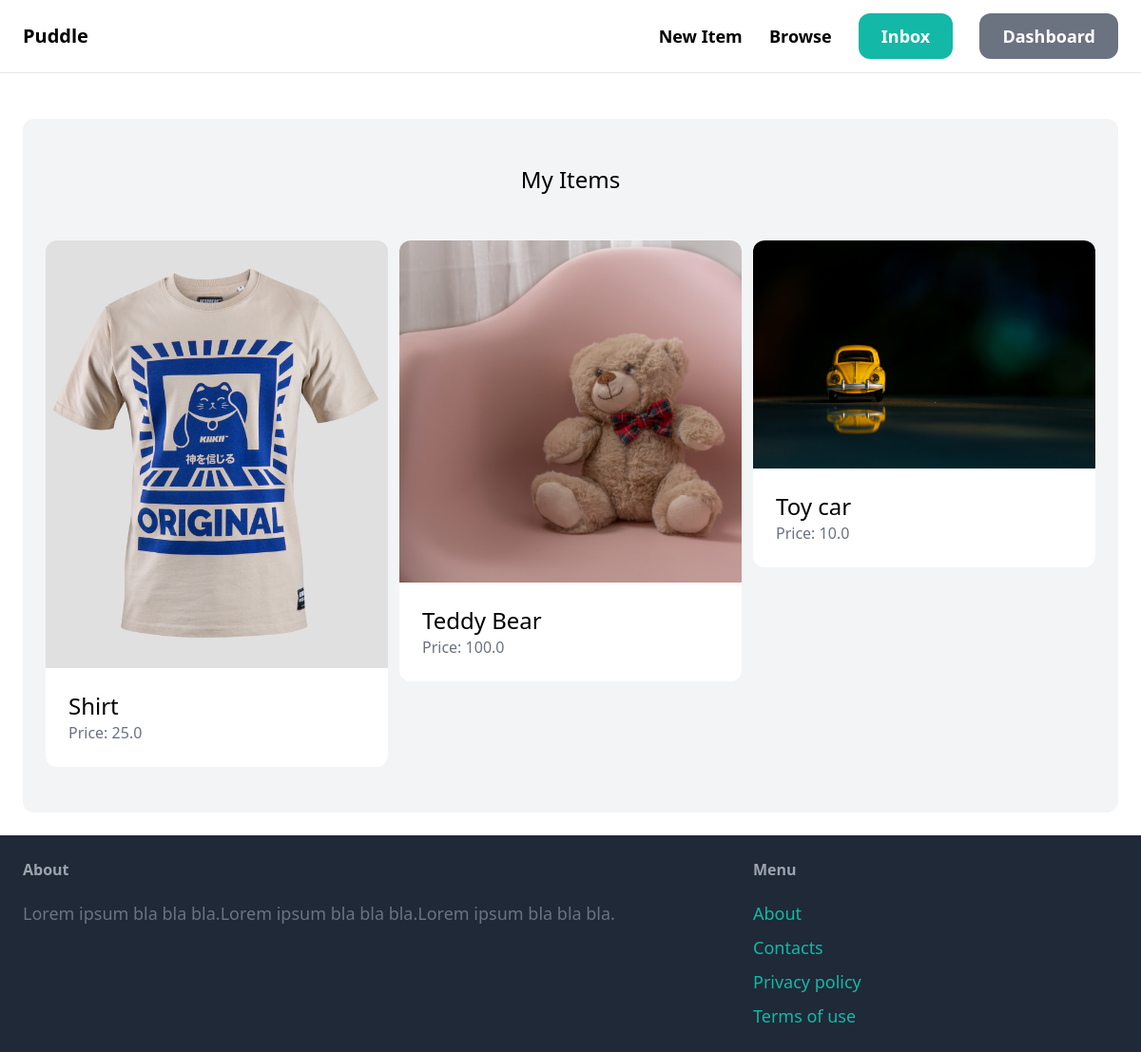
The page /dashboard/ (signed in) on the database its author committed.
### item/models.py (models this page shows, shortened)
class Items(models.Model):
    category = models.ForeignKey(Category, related_name='items', on_delete=models.CASCADE)
    name = models.CharField(max_length=255)
    description = models.TextField(blank=True, null=True)
    price = models.FloatField()
    image = models.ImageField(upload_to='items_images', blank=True, null= True)
    is_sold = models.BooleanField(default=False)
    created_by = models.ForeignKey(User, related_name='items',on_delete=models.CASCADE)
    created_at = models.DateTimeField(auto_now_add=True)
    class Meta:
        ordering = ('name',)
        verbose_name_plural = 'Items'

### dashboard/views.py (the view)
# urls.py: path('', views.index, name='index'),
@login_required
def index(request):
    items = Items.objects.filter(created_by=request.user)
    return render(request, 'dashboard/index.html', {
        'items': items,
    })

### dashboard/templates/dashboard/index.html (shortened to what this page needs)
{% extends 'core/base.html' %}
{% block content%}
    <div class="mt-6 px-6 py-12 bg-gray-100 rounded-xl">
        <h2 class="mb-12 text-2xl text-center">My Items</h2>
        <div class="grid grid-cols-3 gap-3">
            {% for item in items %}
                <div>
                    <a href="{% url 'item:detail' item.id %}">
                        <div>
                            <img src="{{ item.image.url }}" class="rounded-t-xl">
                        </div>
                        <div class="p-6 bg-white rounded-b-xl">
                        <h2 class="text-2xl">{{ item.name }}</h2>
                        <p class="text-gray-500">Price: {{ item.price }}</p>
                        </div>
                    </a>
                </div>
            {% endfor %}
        </div>
    </div>
{% endblock %}

### rows shown on the page
Items: image (picture), name "Shirt", price "25.0"
Items: image (picture), name "Teddy Bear", price "100.0"
Items: image (picture), name "Toy car", price "10.0"
